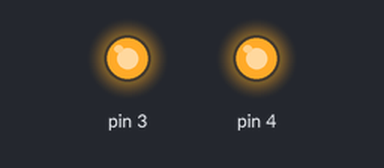
A sketch run on a simulated Arduino Uno, built with avr-gcc and run on an emulated ATmega328P. Shown: output pins drawn as LEDs (lit = HIGH). Random numbers use the default seed unless the sketch sets one.

Above: at 0.16 s.
Timing chart, 0 to 40.0 s (numbered marks = the images above):
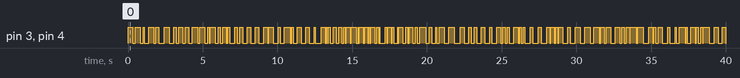

Measured:
- by itself, pin 3, pin 4: LOW → HIGH at 0.00 s, → LOW 0.33 s later, → HIGH 0.15 s later, → LOW 0.35 s later, … (194 changes in this stretch)

The sketch:

Random_blink.ino
```cpp
int randNumber;

void setup() {
  pinMode(3, OUTPUT);
  pinMode(4, OUTPUT);
}
void loop() {
  digitalWrite(3, !digitalRead(3));
  digitalWrite(4, !digitalRead(4));
  randNumber = random(25, 400);
  delay(randNumber);
}
```
